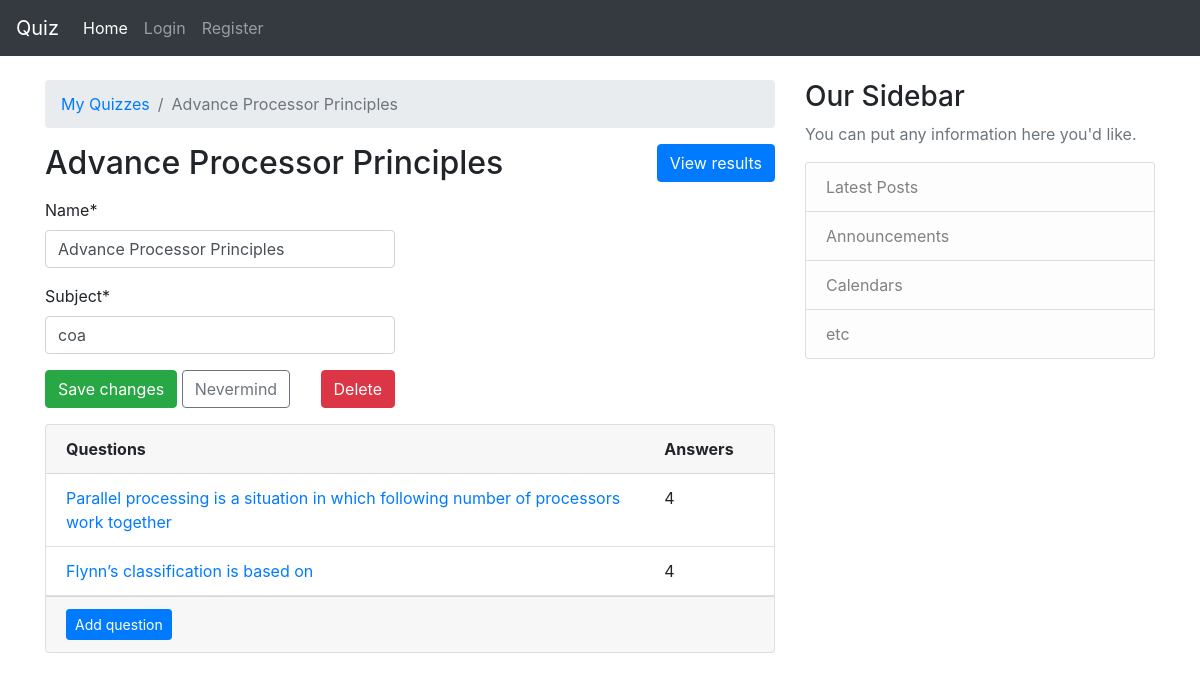
The page /quiz/11/ on the database its author committed.
### classroom/models.py (models this page shows, shortened)
class Quiz(models.Model):
    subject= models.CharField(max_length=255)
    name = models.CharField(max_length=255)

class Question(models.Model):
    quiz = models.ForeignKey(Quiz, on_delete=models.CASCADE, related_name='questions')
    text=models.CharField('Answer', max_length=255)

### classroom/views.py (the view, shortened to what this page needs)
# urls.py: path('quiz/<int:pk>/', views.QuizUpdateView.as_view(), name='quiz_change'),
class QuizUpdateView(UpdateView):
    model = Quiz
    fields = ('name', 'subject', )
    context_object_name = 'quiz'
    template_name = 'classroom/quiz_change_form.html'
    def get_context_data(self, **kwargs):
        kwargs['questions'] = self.get_object().questions.annotate(answers_count=Count('answers'))
        return super().get_context_data(**kwargs)

### classroom/templates/classroom/quiz_change_form.html (shortened to what this page needs)
{% extends 'base.html' %}
{% load crispy_forms_tags %}
{% block content %}
  <nav aria-label="breadcrumb">
    <ol class="breadcrumb">
      <li class="breadcrumb-item"><a href="">My Quizzes</a></li>
      <li class="breadcrumb-item active" aria-current="page">{{ quiz.name }}</li>
    </ol>
  </nav>
  <h2 class="mb-3">
    {{ quiz.name }}
    <a href="" class="btn btn-primary float-right">View results</a>
  </h2>
  <div class="row mb-3">
    <div class="col-md-6 col-sm-8 col-12">
      <form method="post" novalidate>
        {{ form|crispy }}
        <button type="submit" class="btn btn-success">Save changes</button>
        <a href="" class="btn btn-outline-secondary" role="button">Nevermind</a>
        <a href="{% url 'quiz_delete' quiz.pk %}" class="btn btn-danger float-right">Delete</a>
      </form>
    </div>
  </div>
  <div class="card">
    <div class="card-header">
      <div class="row">
        <div class="col-10">
          <strong>Questions</strong>
        </div>
        <div class="col-2">
          <strong>Answers</strong>
        </div>
      </div>
    </div>
    <div class="list-group list-group-flush list-group-formset">
      {% for question in questions %}
        <div class="list-group-item">
          <div class="row">
            <div class="col-10">
              <a href="{% url 'question_change' quiz.pk question.pk %}">{{ question.text }}</a>
            </div>
            <div class="col-2">
              {{ question.answers_count }}
            </div>
          </div>
        </div>
      {% empty %}
        <div class="list-group-item text-center">
          <p class="text-muted font-italic mb-0">You haven't created any questions yet. Go ahead and <a href="">add the first question</a>.</p>
        </div>
      {% endfor %}
    </div>
    <div class="card-footer">
      <a href="{% url 'question_add' quiz.pk %}" class="btn btn-primary btn-sm">Add question</a>
    </div>
  </div>
{% endblock %}

### rows shown on the page
Quiz: name "Advance Processor Principles", subject "coa"
Question: text "Parallel processing is a situation in which following number of processors work together", answers_count "4"
Question: text "Flynn’s classification is based on", answers_count "4"
